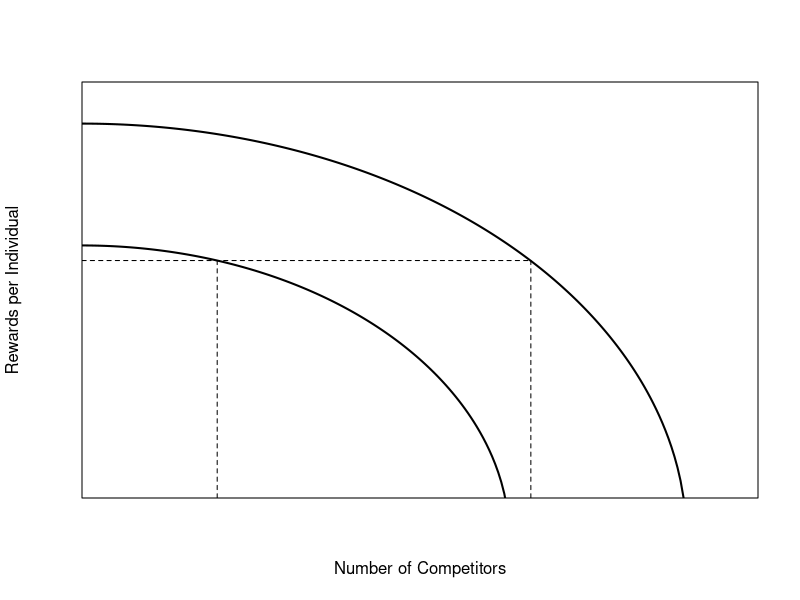

The R script that drew this image:
## ---- chunk 1
#| fig-asp: 1
#| warning: false
### Ideal Free Distribution
g <- seq(0,sqrt(1/5),length=200)
h <- sqrt(1-(5*g^2))
hf <- function(g,a=1) sqrt(a-(5*g^2))
## derivative
fp <- function(g) -5*g/sqrt(1-5*g^2)

## will give warnings; doesn't matter
plot(g,hf(g), type="l", lwd=2, axes=FALSE, frame=TRUE, 
     yaxs="i", xaxs="i", 
     ylim=c(0.1,1.1), xlim=c(0,0.5), 
     xlab="Number of Competitors", 
     ylab="Rewards per Individual")
lines(g,hf(g,a=0.5), lwd=2)
# used locator() to find tangents
segments(0,hf(0.1,a=1/2),0.3319867,hf(0.1,a=1/2), lty=2)
segments(0.3319867,0,0.3319867,0.6714605, lty=2)
segments(0.1,0,0.1,hf(0.1,a=1/2),lty=2)
